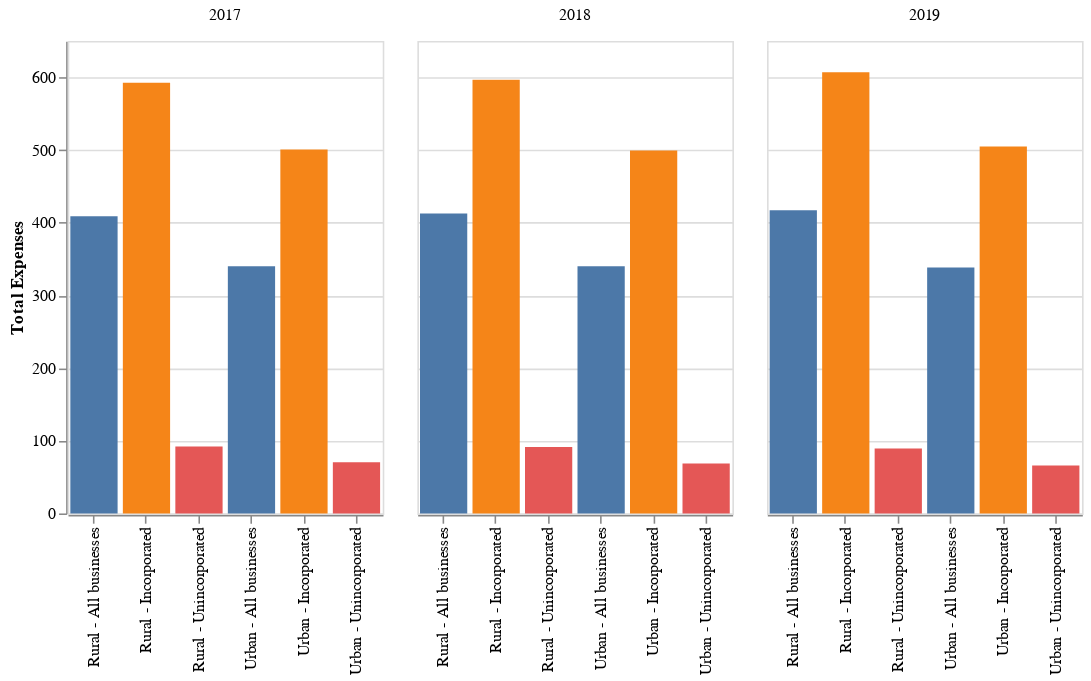

Notebook source saved alongside this figure:
### Code cell
alt.Chart(chart2_df).mark_bar().encode(
    x=alt.X('temp', title=''),
    y=alt.Y('Total expenses:Q', title='Total Expenses'),
    color=alt.Color('Incorporation status', legend=None),
    column=alt.Column('Reference year', title='')
).properties(width=200, height=300)

### Figure 1 — Vega-Lite specification as saved in the notebook (floating-point values rounded to 4 significant figures)
{"config": {"view": {"continuousWidth": 400, "continuousHeight": 300}}, "data": {"name": "data-4d23ff3ced4921eadd13f910d44280ec"}, "mark": "bar", "encoding": {"color": {"field": "Incorporation status", "legend": null, "type": "nominal"}, "column": {"field": "Reference year", "title": "", "type": "quantitative"}, "x": {"field": "temp", "title": "", "type": "nominal"}, "y": {"field": "Total expenses", "title": "Total Expenses", "type": "quantitative"}}, "height": 300, "width": 200, "$schema": "https://vega.github.io/schema/vega-lite/v4.17.0.json", "datasets": {"data-4d23ff3ced4921eadd13f910d44280ec": [{"Reference year": 2017.0, "Location indicator": "Rural", "Total expenses": "92", "Incorporation status": "Unincorporated", "temp": "Rural - Unincorporated"}, {"Reference year": 2017.0, "Location indicator": "Rural", "Total expenses": "592.4", "Incorporation status": "Incorporated", "temp": "Rural - Incorporated"}, {"Reference year": 2017.0, "Location indicator": "Rural", "Total expenses": "408.7", "Incorporation status": "All businesses", "temp": "Rural - All businesses"}, {"Reference year": 2017.0, "Location indicator": "Urban", "Total expenses": "70.3", "Incorporation status": "Unincorporated", "temp": "Urban - Unincorporated"}, {"Reference year": 2017.0, "Location indicator": "Urban", "Total expenses": "500.6", "Incorporation status": "Incorporated", "temp": "Urban - Incorporated"}, {"Reference year": 2017.0, "Location indicator": "Urban", "Total expenses": "340.1", "Incorporation status": "All businesses", "temp": "Urban - All businesses"}, {"Reference year": 2018.0, "Location indicator": "Rural", "Total expenses": "91.5", "Incorporation status": "Unincorporated", "temp": "Rural - Unincorporated"}, {"Reference year": 2018.0, "Location indicator": "Rural", "Total expenses": "596.6", "Incorporation status": "Incorporated", "temp": "Rural - Incorporated"}, {"Reference year": 2018.0, "Location indicator": "Rural", "Total expenses": "412.5", "Incorporation status": "All businesses", "temp": "Rural - All businesses"}, {"Reference year": 2018.0, "Location indicator": "Urban", "Total expenses": "68.8", "Incorporation status": "Unincorporated", "temp": "Urban - Unincorporated"}, {"Reference year": 2018.0, "Location indicator": "Urban", "Total expenses": "499.2", "Incorporation status": "Incorporated", "temp": "Urban - Incorporated"}, {"Reference year": 2018.0, "Location indicator": "Urban", "Total expenses": "340.1", "Incorporation status": "All businesses", "temp": "Urban - All businesses"}, {"Reference year": 2019.0, "Location indicator": "Rural", "Total expenses": "89.2", "Incorporation status": "Unincorporated", "temp": "Rural - Unincorporated"}, {"Reference year": 2019.0, "Location indicator": "Rural", "Total expenses": "606.8", "Incorporation status": "Incorporated", "temp": "Rural - Incorporated"}, {"Reference year": 2019.0, "Location indicator": "Rural", "Total expenses": "417.2", "Incorporation status": "All businesses", "temp": "Rural - All businesses"}, {"Reference year": 2019.0, "Location indicator": "Urban", "Total expenses": "65.9", "Incorporation status": "Unincorporated", "temp": "Urban - Unincorporated"}, {"Reference year": 2019.0, "Location indicator": "Urban", "Total expenses": "504.9", "Incorporation status": "Incorporated", "temp": "Urban - Incorporated"}, {"Reference year": 2019.0, "Location indicator": "Urban", "Total expenses": "338.5", "Incorporation status": "All businesses", "temp": "Urban - All businesses"}]}}
